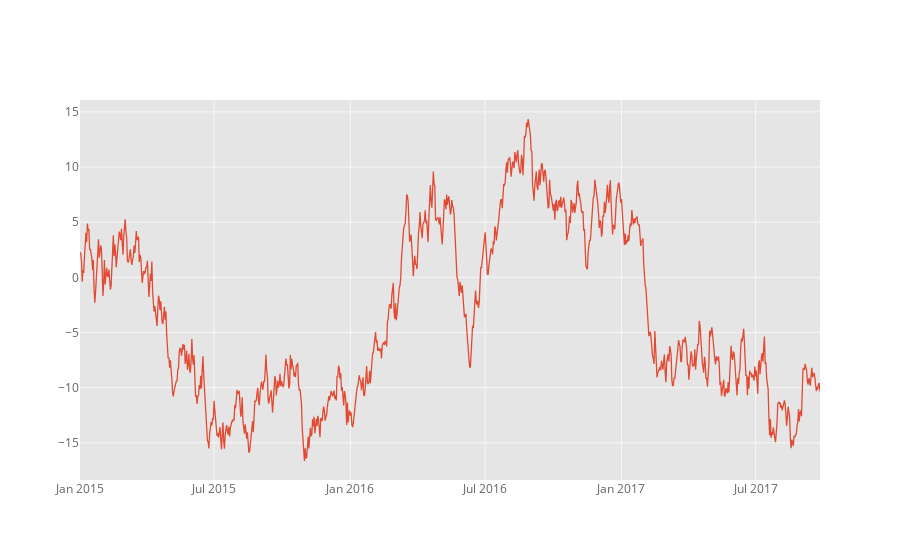

The notebook cell this image was saved under:
### Markdown cell above
The `iplot` method on Series and DataFrame is wrapper of Plotly's `plot` method

### Code cell
# Cufflinks can generate random data for different shapes
# Let's generate a single line with 1000 points
cf.datagen.lines(1,1000).iplot()

### Figure 1 — Plotly figure (JSON) as saved in the notebook; plotly's stock layout.template omitted (floating-point values rounded to 4 significant figures; data arrays with more than 128 entries replaced by an {"elided": "..."} marker saying what was removed)
{"data": [{"line": {"color": "rgba(226, 74, 51, 1.0)", "dash": "solid", "shape": "linear", "width": 1.3}, "mode": "lines", "name": "NVU.WB", "text": "", "type": "scatter", "uid": "dd9a8b6b-ce10-42e6-8337-6b3de8a73a01", "x": {"elided": "1000 str values"}, "y": {"elided": "1000 float values"}}], "layout": {"legend": {"bgcolor": "#FFFFFF", "font": {"color": "#666666"}}, "paper_bgcolor": "#FFFFFF", "plot_bgcolor": "#E5E5E5", "title": {"font": {"color": "#151516"}}, "xaxis": {"gridcolor": "#F6F6F6", "showgrid": true, "tickfont": {"color": "#666666"}, "title": {"font": {"color": "#666666"}, "text": ""}, "zerolinecolor": "#F6F6F6"}, "yaxis": {"gridcolor": "#F6F6F6", "showgrid": true, "tickfont": {"color": "#666666"}, "title": {"font": {"color": "#666666"}, "text": ""}, "zerolinecolor": "#F6F6F6"}}}
